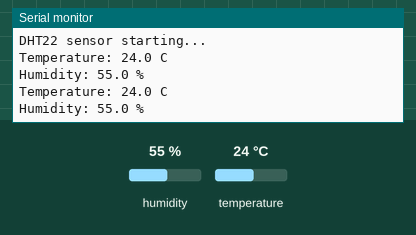
Recording of a sketch running on a simulated ESP32. Shown: the last lines printed to the serial monitor. The test bench sets the inputs (shaded band); at power-on: humidity 55 %, temperature 24 °C.

Above: at 4.8 s.
4.9 s: humidity set to 22 %
At 7.1 s:
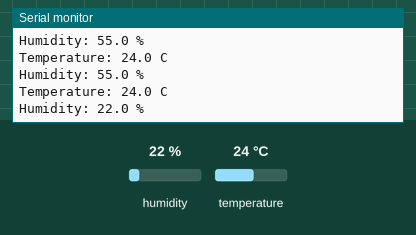
7.9 s: temperature set to 12 °C
At 8.8 s:
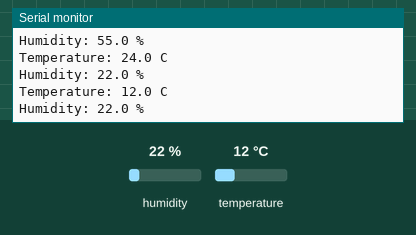
10.9 s: humidity set to 40 %
At 13.4 s:
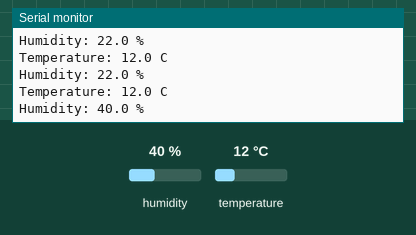
Timing chart, 0 to 14.9 s (numbered marks = the images above; inputs shaded):
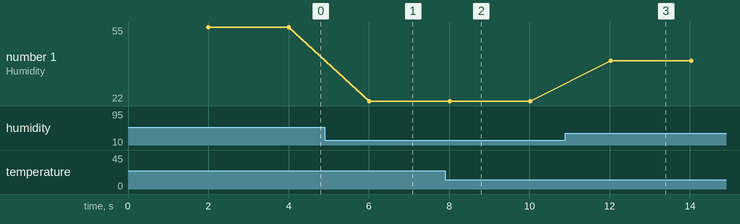

Measured:
- after the input at 4.9 s, the serial monitor: prints a new line after 1.1 s (image 1)
- after the input at 7.9 s, the serial monitor: prints a new line after 0.12 s (image 2)
- after the input at 10.9 s, the serial monitor: prints a new line after 1.1 s (image 3)
- plotted number 1: 55 → 22 after the input at 4.9 s, 22 → 40 after the input at 10.9 s

The sketch:

day_23_dht22_temperature_and_humidity.ino
```cpp
// Day 23: DHT22 temperature and humidity sensor.
#include <DHT.h>
#define DHT_PIN 4
#define DHT_TYPE DHT22
DHT dht(DHT_PIN, DHT_TYPE);
void setup() {
  Serial.begin(115200);
  dht.begin();
  Serial.println("DHT22 sensor starting...");
}
void loop() {
  delay(2000); // DHT22 should not be read more frequently than about every 2 seconds.
  float humidity = dht.readHumidity();
  float temperatureC = dht.readTemperature();
  if (isnan(humidity) || isnan(temperatureC)) {
    Serial.println("DHT22 read failed. Check wiring and library.");
    return;
  }
  Serial.print("Temperature: "); Serial.print(temperatureC, 1); Serial.println(" C");
  Serial.print("Humidity: "); Serial.print(humidity, 1); Serial.println(" %");
}
```
